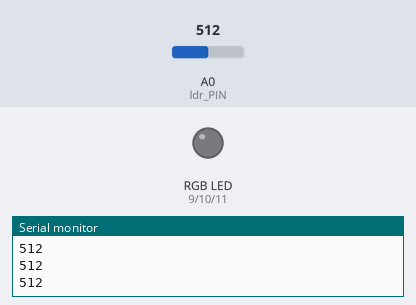
Bench run of a sketch on a simulated Arduino Uno, built with avr-gcc and run on an emulated ATmega328P. Shown: an RGB LED mixed from three pins (HIGH = lit), the last lines printed to the serial monitor. The inputs (shaded band) are chosen by the test bench; at power-on: A0 (ldr_PIN) = 512. Dim RGB values are drawn brighter than linear.

Above: at 1.2 s.
1.3 s: A0 (ldr_PIN) set to 960
2.8 s: A0 (ldr_PIN) set to 992
At 2.93 s:
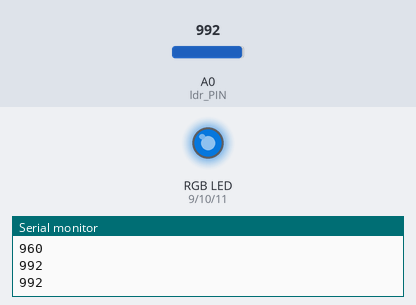
At 11.25 s:
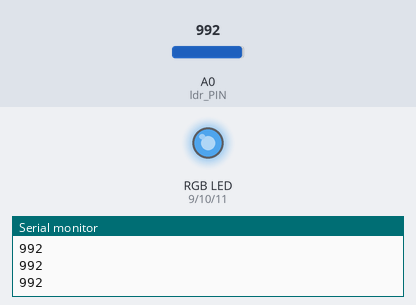
Timing chart, 0 to 18.1 s (numbered marks = the images above; inputs shaded):
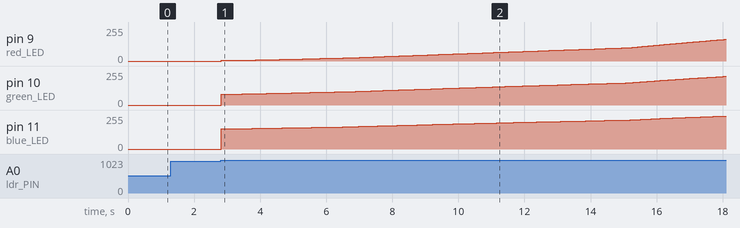

The sketch:

NightLamp.ino
```cpp
  // 'ldr' stands for Light-Dependant-Resistor as used in this project.

  // initializing the ldr pin's number.
  int ldr_PIN = 0;

  // variable to store the ldr value.
  int light;

  // variables to store the pin numbers of the LED's.
  int red_LED = 9;
  int green_LED = 10;
  int blue_LED = 11;

  // creating an array to store the brightness of the 3 LED's.
  float RGB[3];

  void setup() {

   Serial.begin(9600);

  // declaring pins as output and setting the light effectiveness.
  pinMode(red_LED, OUTPUT);
  pinMode(green_LED, OUTPUT);
  pinMode(blue_LED, OUTPUT);

  digitalWrite(red_LED, LOW);
  digitalWrite(green_LED, LOW);
  digitalWrite(blue_LED, LOW);

  }

  void loop() {

  // using sine values to create a smooth curve for transition of lights.

  for(float x = 0; x < PI; x = x + 0.00001){

  RGB[0] = 255 * abs(sin(x * (180 / PI)));
  RGB[1] = 255 * abs(sin((x + PI/3) * (180 / PI)));
  RGB[2] = 255 * abs(sin((x + 2 * PI/3) * (180 / PI)));

  // reading value from the LDR pin.
  light = analogRead(ldr_PIN);
  Serial.println(light);

  // if-statement for setting brightness of LED's depending on the lighting in user's environment.
  if (light > 975){

  analogWrite(red_LED, RGB[0]);
  analogWrite(green_LED, RGB[1]);
  analogWrite(blue_LED, RGB[2]);

  }

  else{

  digitalWrite(red_LED, LOW);
  digitalWrite(green_LED, LOW);
  digitalWrite(blue_LED, LOW);
  }

  // for-loop to iterate for the 3 lights and switch between colours on RGB light.
  for(int i = 0; i < 3; i++){

  // nested if-statement to determine when to switch light colour along with delay.
  if (RGB[i] < 1){
    delay(100);
  }

  if (RGB[i] < 5){
    delay(50);
  }

  if (RGB[i] < 100){
    delay(10);
  }
  }

  delay(5);

  }

  }
```

Measured:
- the behaviour switches between 975 and 976 on A0 (ldr_PIN) (found by bisection; images 0 and 1)
- after the input at 2.8 s, pin 9 (red_LED): moves from 0/255 to 163/255 over 15.3 s, starting at once; pin 10 (green_LED): moves from 0/255 to 215/255 over 15.3 s, starting at once; pin 11 (blue_LED): moves from 0/255 to 246/255 over 15.2 s, starting at once
